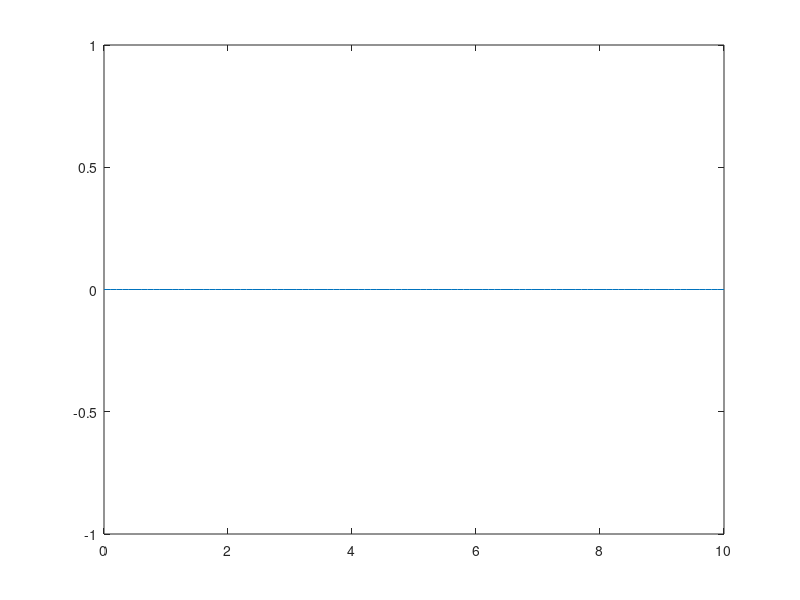

This chart was generated by the following MATLAB code:
% Exercise 10

%% Init value of t and s(t)
t = 0 : 0.1 : 10;
s = 20*sin(2*pi*5.*t)

%% Graph of s(t)
plot(t, round(s))